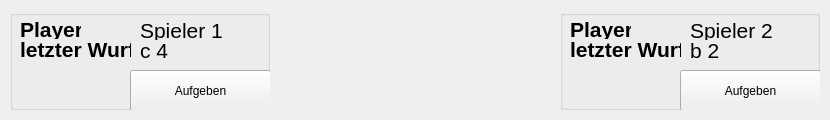
<?xml version="1.0" encoding="UTF-8"?>
<ui version="4.0">
 <class>gameinfoUi</class>
 <widget class="QWidget" name="gameinfoUi">
  <property name="geometry">
   <rect>
    <x>0</x>
    <y>0</y>
    <width>830</width>
    <height>120</height>
   </rect>
  </property>
  <property name="windowTitle">
   <string>4Win Spiel-Info</string>
  </property>
  <property name="styleSheet">
   <string notr="true"/>
  </property>
  <widget class="QLabel" name="label">
   <property name="geometry">
    <rect>
     <x>280</x>
     <y>10</y>
     <width>270</width>
     <height>101</height>
    </rect>
   </property>
   <property name="sizePolicy">
    <sizepolicy hsizetype="Preferred" vsizetype="Preferred">
     <horstretch>1</horstretch>
     <verstretch>0</verstretch>
    </sizepolicy>
   </property>
   <property name="text">
    <string/>
   </property>
   <property name="pixmap">
    <pixmap resource="../res.qrc">:/image/Logo1.png</pixmap>
   </property>
   <property name="scaledContents">
    <bool>true</bool>
   </property>
  </widget>
  <widget class="QGroupBox" name="groupBox_2">
   <property name="geometry">
    <rect>
     <x>560</x>
     <y>10</y>
     <width>260</width>
     <height>100</height>
    </rect>
   </property>
   <property name="sizePolicy">
    <sizepolicy hsizetype="Preferred" vsizetype="Preferred">
     <horstretch>2</horstretch>
     <verstretch>0</verstretch>
    </sizepolicy>
   </property>
   <property name="title">
    <string/>
   </property>
   <widget class="QLabel" name="label_6">
    <property name="geometry">
     <rect>
      <x>10</x>
      <y>10</y>
      <width>61</width>
      <height>19</height>
     </rect>
    </property>
    <property name="font">
     <font>
      <pointsize>16</pointsize>
      <weight>75</weight>
      <bold>true</bold>
      <kerning>true</kerning>
     </font>
    </property>
    <property name="text">
     <string>Player:</string>
    </property>
   </widget>
   <widget class="QLabel" name="label_7">
    <property name="geometry">
     <rect>
      <x>130</x>
      <y>10</y>
      <width>121</width>
      <height>20</height>
     </rect>
    </property>
    <property name="font">
     <font>
      <pointsize>16</pointsize>
      <weight>50</weight>
      <bold>false</bold>
      <kerning>true</kerning>
     </font>
    </property>
    <property name="text">
     <string>Spieler 2</string>
    </property>
   </widget>
   <widget class="QPushButton" name="pushButton_2">
    <property name="geometry">
     <rect>
      <x>120</x>
      <y>60</y>
      <width>141</width>
      <height>41</height>
     </rect>
    </property>
    <property name="text">
     <string>Aufgeben</string>
    </property>
   </widget>
   <widget class="QLabel" name="label_14">
    <property name="geometry">
     <rect>
      <x>60</x>
      <y>60</y>
      <width>31</width>
      <height>31</height>
     </rect>
    </property>
    <property name="text">
     <string/>
    </property>
    <property name="pixmap">
     <pixmap resource="../res.qrc">:/image/red_p.png</pixmap>
    </property>
    <property name="scaledContents">
     <bool>true</bool>
    </property>
   </widget>
   <widget class="QLabel" name="label_16">
    <property name="geometry">
     <rect>
      <x>130</x>
      <y>30</y>
      <width>121</width>
      <height>20</height>
     </rect>
    </property>
    <property name="font">
     <font>
      <pointsize>16</pointsize>
      <weight>50</weight>
      <bold>false</bold>
      <kerning>true</kerning>
     </font>
    </property>
    <property name="text">
     <string>b 2</string>
    </property>
    <property name="alignment">
     <set>Qt::AlignLeading|Qt::AlignLeft|Qt::AlignVCenter</set>
    </property>
   </widget>
   <widget class="QLabel" name="label_15">
    <property name="geometry">
     <rect>
      <x>10</x>
      <y>30</y>
      <width>111</width>
      <height>19</height>
     </rect>
    </property>
    <property name="font">
     <font>
      <pointsize>16</pointsize>
      <weight>75</weight>
      <bold>true</bold>
      <kerning>true</kerning>
     </font>
    </property>
    <property name="text">
     <string>letzter Wurf:</string>
    </property>
   </widget>
   <widget class="QLabel" name="label_17">
    <property name="geometry">
     <rect>
      <x>10</x>
      <y>60</y>
      <width>31</width>
      <height>31</height>
     </rect>
    </property>
    <property name="text">
     <string/>
    </property>
    <property name="pixmap">
     <pixmap resource="../res.qrc">:/image/up.png</pixmap>
    </property>
    <property name="scaledContents">
     <bool>true</bool>
    </property>
   </widget>
  </widget>
  <widget class="QGroupBox" name="groupBox_3">
   <property name="geometry">
    <rect>
     <x>10</x>
     <y>10</y>
     <width>260</width>
     <height>100</height>
    </rect>
   </property>
   <property name="sizePolicy">
    <sizepolicy hsizetype="Preferred" vsizetype="Preferred">
     <horstretch>2</horstretch>
     <verstretch>0</verstretch>
    </sizepolicy>
   </property>
   <property name="styleSheet">
    <string notr="true"/>
   </property>
   <property name="title">
    <string/>
   </property>
   <widget class="QLabel" name="label_8">
    <property name="geometry">
     <rect>
      <x>10</x>
      <y>10</y>
      <width>61</width>
      <height>19</height>
     </rect>
    </property>
    <property name="font">
     <font>
      <pointsize>16</pointsize>
      <weight>75</weight>
      <bold>true</bold>
      <kerning>true</kerning>
     </font>
    </property>
    <property name="text">
     <string>Player:</string>
    </property>
   </widget>
   <widget class="QLabel" name="label_9">
    <property name="geometry">
     <rect>
      <x>130</x>
      <y>10</y>
      <width>121</width>
      <height>20</height>
     </rect>
    </property>
    <property name="font">
     <font>
      <pointsize>16</pointsize>
      <weight>50</weight>
      <bold>false</bold>
      <kerning>true</kerning>
     </font>
    </property>
    <property name="text">
     <string>Spieler 1</string>
    </property>
    <property name="alignment">
     <set>Qt::AlignLeading|Qt::AlignLeft|Qt::AlignVCenter</set>
    </property>
   </widget>
   <widget class="QPushButton" name="pushButton_3">
    <property name="geometry">
     <rect>
      <x>120</x>
      <y>60</y>
      <width>141</width>
      <height>41</height>
     </rect>
    </property>
    <property name="text">
     <string>Aufgeben</string>
    </property>
   </widget>
   <widget class="QLabel" name="label_10">
    <property name="geometry">
     <rect>
      <x>10</x>
      <y>60</y>
      <width>31</width>
      <height>31</height>
     </rect>
    </property>
    <property name="text">
     <string/>
    </property>
    <property name="pixmap">
     <pixmap resource="../res.qrc">:/image/up.png</pixmap>
    </property>
    <property name="scaledContents">
     <bool>true</bool>
    </property>
   </widget>
   <widget class="QLabel" name="label_11">
    <property name="geometry">
     <rect>
      <x>10</x>
      <y>30</y>
      <width>111</width>
      <height>19</height>
     </rect>
    </property>
    <property name="font">
     <font>
      <pointsize>16</pointsize>
      <weight>75</weight>
      <bold>true</bold>
      <kerning>true</kerning>
     </font>
    </property>
    <property name="styleSheet">
     <string notr="true"/>
    </property>
    <property name="text">
     <string>letzter Wurf:</string>
    </property>
   </widget>
   <widget class="QLabel" name="label_12">
    <property name="geometry">
     <rect>
      <x>130</x>
      <y>30</y>
      <width>121</width>
      <height>20</height>
     </rect>
    </property>
    <property name="font">
     <font>
      <pointsize>16</pointsize>
      <weight>50</weight>
      <bold>false</bold>
      <kerning>true</kerning>
     </font>
    </property>
    <property name="text">
     <string>c 4</string>
    </property>
    <property name="alignment">
     <set>Qt::AlignLeading|Qt::AlignLeft|Qt::AlignVCenter</set>
    </property>
   </widget>
   <widget class="QLabel" name="label_13">
    <property name="geometry">
     <rect>
      <x>60</x>
      <y>60</y>
      <width>31</width>
      <height>31</height>
     </rect>
    </property>
    <property name="text">
     <string/>
    </property>
    <property name="pixmap">
     <pixmap resource="../res.qrc">:/image/yellow_p.png</pixmap>
    </property>
    <property name="scaledContents">
     <bool>true</bool>
    </property>
   </widget>
  </widget>
 </widget>
 <resources>
  <include location="../res.qrc"/>
 </resources>
 <connections/>
</ui>
